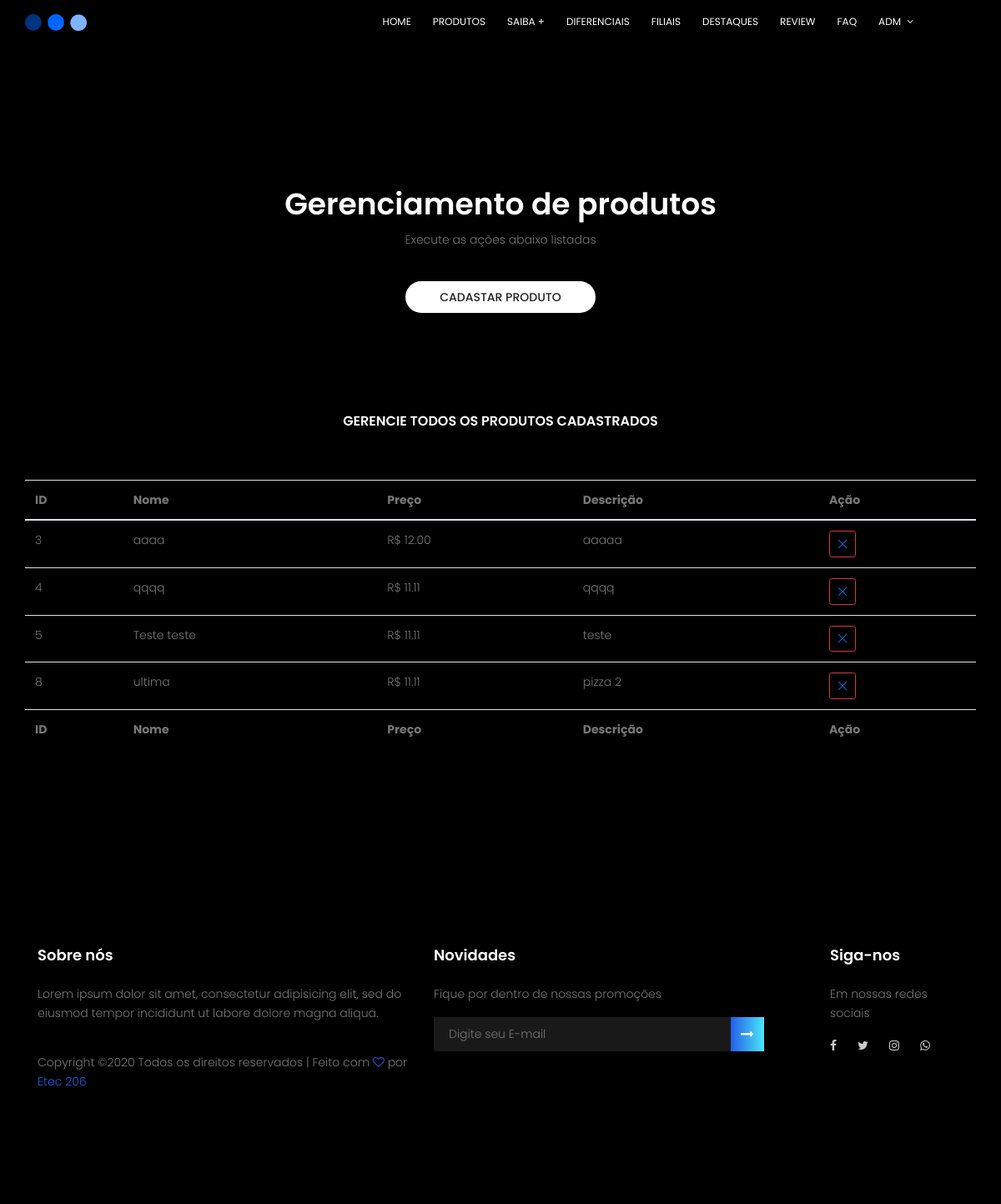
The page /lista-produtos.php (signed in) on the database its author committed.
### tables this page shows
CREATE TABLE `produto` (
  `id` int(11) NOT NULL,
  `nome` varchar(100) NOT NULL,
  `preco` varchar(10) NOT NULL,
  `descricao` text NOT NULL,
  `imagem` varchar(100) NOT NULL
);

### lista-produtos.php (the view, shortened to what this page needs)
<?php
include_once('controller/connect.php');
?>
<!DOCTYPE html>
<html lang="pt-br" class="no-js">
<head>
        <link rel="stylesheet" href="css/linearicons.css">
        <link rel="stylesheet" href="css/font-awesome.min.css">
        <link rel="stylesheet" href="css/bootstrap.css">
        <link rel="stylesheet" href="css/magnific-popup.css">
        <link rel="stylesheet" href="css/nice-select.css">
        <link rel="stylesheet" href="css/animate.min.css">
        <link rel="stylesheet" href="css/owl.carousel.css">
        <link rel="stylesheet" href="css/main.css">
        <link rel="stylesheet" href="css/login.css">
        <link href=css/nucleo-icons.css rel="stylesheet" />
    </head>
    <body>
          <header id="header" id="home">
          <?php
            include_once "components/nav-bar.php";
          ?>
          </header>
        <div style="height: 200px"></div>
        <section class="cad">
        <div class="text-center">
          <br />
          <h1 class="mb-10 text-white">Gerenciamento de produtos</h1>
          <p>Execute as ações abaixo listadas</p>
          <br>
          <a href="cadastra-produto.php" class="primary-btn text-uppercase e-large">Cadastar produto</a>
          </div>
        </section>
        <section class="unique-feature-area section-gap" id="produtcs">
            <div class="container">
                <div class="row d-flex justify-content-center">
                    <div class="menu-content pb-60 col-lg-10">
                        <div class="title text-center">
                            <h5 class="text-white text-uppercase">Gerencie todos os produtos cadastrados</h5>
                        </div>
                    </div>
                </div>
                <div class="row">
                    <table id="dt-fixed-footer" class="table" cellspacing="0" width="100%">
                      <?php
					              $sql = "SELECT * FROM produto";
            		        $res = mysqli_query($con, $sql);
            		        $array = mysqli_fetch_assoc($res);
				              ?>
                        <thead>
                          <tr>
                            <th class="th-sm">ID
                            </th>
                            <th class="th-sm">Nome
                            </th>
                            <th class="th-sm">Preço
                            </th>
                            <th class="th-sm">Descrição
                            </th>
                            <th class="th-sm">Ação
                            </th>
                          </tr>
                        </thead>
                        <tbody>
                      <?php do {?>
						            <td><?php echo $array['id'];?></td>
                        <td><?php echo $array['nome'];?></td>
							          <td>R$ <?php echo $array['preco'];?></td>
							          <td><?php echo $array['descricao'];?></td>
                        <td>
                          <a href="controller/excluir-produto.php?id=<?php echo $array['id']?>">
                            <button type="button" rel="tooltip" class="btn btn-danger btn-link btn-icon btn-sm">
                              <i class="tim-icons icon-simple-remove"></i>
                            </button>
                          </a>
                        </td>
						        <?php } while($array = mysqli_fetch_assoc($res))?>
                        </tbody>
                        <tfoot>
                          <tr>
                            <th class="th-sm">ID
                            </th>
                            <th class="th-sm">Nome
                            </th>
                            <th class="th-sm">Preço
                            </th>
                            <th class="th-sm">Descrição
                            </th>
                            <th class="th-sm">Ação
                            </th>
                          </tr>
                        </tfoot>
                      </table>
                </div>
            </div>
        </section>
        <footer class="footer-area section-gap">
          <?php
            include_once "components/footer.php";
          ?>
        </footer>
    </body>
</html>

### css/main.css (style rules this page uses)
body { color: #777777; font-family: "Poppins", sans-serif; font-size: 14px; font-weight: 300; line-height: 1.625em; position: relative; }
a { -webkit-transition: all 0.3s ease 0s; -moz-transition: all 0.3s ease 0s; -o-transition: all 0.3s ease 0s; transition: all 0.3s ease 0s; }
a, a:focus, a:hover { text-decoration: none; outline: 0; }
.btn i, .btn-large i, .btn-floating i, .btn-large i, .btn-flat i { font-size: 1em; line-height: inherit; }
h1, h2, h3, h4, h5, h6 { font-family: "Poppins", sans-serif; color: #222222; line-height: 1.2em !important; margin-bottom: 0; margin-top: 0; font-weight: 600; }
h1, .h1 { font-size: 36px; }
h5, .h5 { font-size: 16px; }
td, th { border-radius: 0px; }
.mb-10 { margin-bottom: 10px; }
.pb-60 { padding-bottom: 60px; }
.text-white { color: #fff; }
.text-center { text-align: center; }
h1 { font-size: 36px; }
h5 { font-size: 16px; }
h1, h2, h3, h4, h5, h6 { line-height: 1.5em; }
#header { padding: 14px 0; position: fixed; left: 0; top: 0; right: 0; transition: all 0.5s; z-index: 997; }
.section-gap { padding: 120px 0; }
.p1-gradient-bg, .primary-btn, .home-about-area .home-about-right .primary-btn, .single-unique-product:hover .primary-btn, .faq-left .card-header, .single-footer-widget .click-btn, .generic-banner { background-image: -moz-linear-gradient(0deg, #235ee7 0%, #4ae7fa 100%); background-image: -webkit-linear-gradient(0deg, #235ee7 0%, #4ae7fa 100%); background-image: -ms-linear-gradient(0deg, #235ee7 0%, #4ae7fa 100%); }
.primary-btn { line-height: 36px; padding-left: 30px; padding-right: 60px; border-radius: 25px; border: none; color: #fff; display: inline-block; font-weight: 500; position: relative; -webkit-transition: all 0.3s ease 0s; -moz-transition: all 0.3s ease 0s; -o-transition: all 0.3s ease 0s; transition: all 0.3s ease 0s; cursor: pointer; text-transform: uppercase; position: relative; }
.primary-btn { background: #fff; border: 1px solid transparent; color: #222; padding-left: 40px; padding-right: 40px; border-radius: 50px; }
.unique-feature-area { background-color: black; }
.footer-area { padding-top: 100px; background-color: black; }

### css/login.css (style rules this page uses)
:root { --input-padding-x: 1.5rem; --input-padding-y: .75rem; }
body { background: #000000; background: linear-gradient(to right, rgb(0, 0, 0), rgb(0, 0, 0)); }

### rows shown on the page
produto: id "3", nome "aaaa", preco "12.00", descricao "aaaaa"
produto: id "4", nome "qqqq", preco "11.11", descricao "qqqq"
produto: id "5", nome "Teste teste", preco "11.11", descricao "teste"
produto: id "8", nome "ultima", preco "11.11", descricao "pizza 2"
